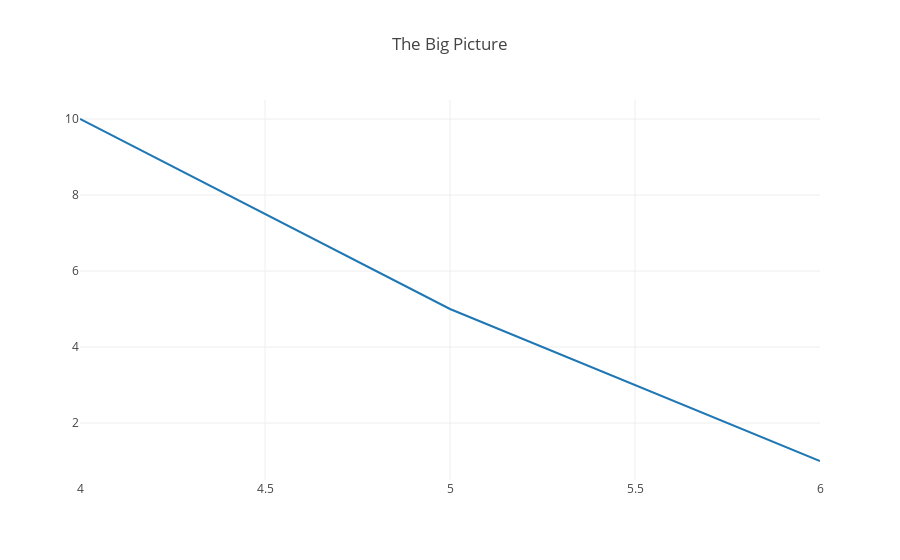

Notebook code cell kept with this figure:
### Markdown cell above
Uncomment the below code to see the updated `plot` function in action.

### Code cell
trace4 = trace_values([4, 5, 6], [10, 5, 1], 'lines')
last_layout = layout(options = {'title': 'The Big Picture'})
plot([trace4], last_layout)

### Figure 1 — Plotly figure (JSON) as saved in the notebook; plotly's stock layout.template omitted (floating-point values rounded to 4 significant figures)
{"data": [{"mode": "lines", "name": "data", "type": "scatter", "uid": "051073e2-87fe-11e9-93df-617688dc46d1", "x": [4, 5, 6], "y": [10, 5, 1]}], "layout": {"title": "The Big Picture"}}
